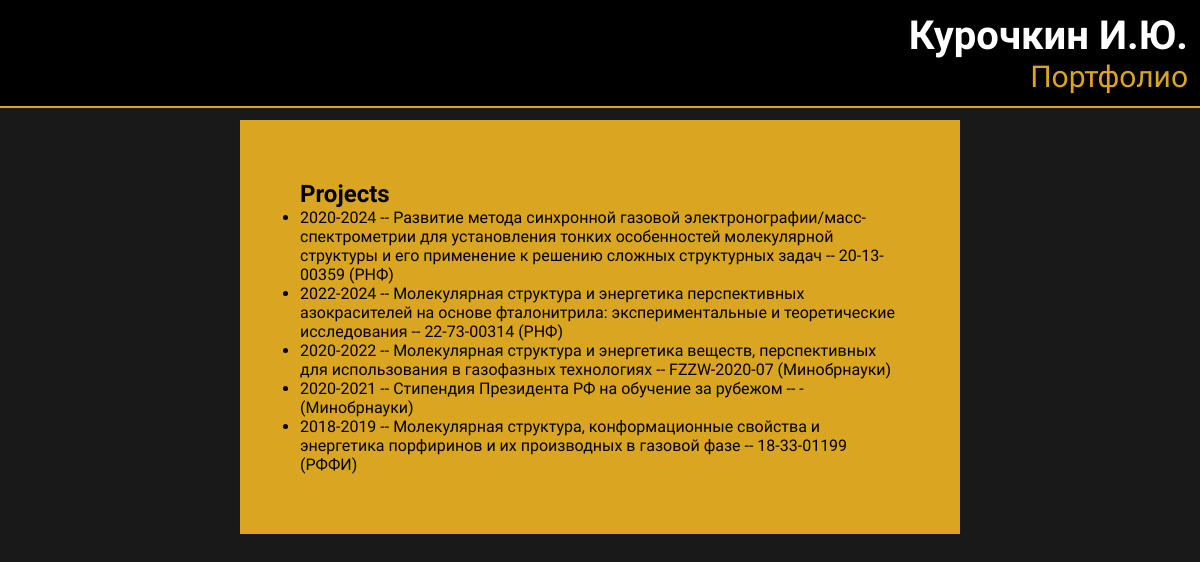
/project_part, run on the app's committed database.
### title/models.py (models this page shows, shortened)
class ProjectsParticipate(models.Model):
    project_title = models.CharField(max_length=400, verbose_name='project_title')
    foundation = models.CharField(max_length=300, verbose_name='foundation')
    project_number = models.CharField(max_length=50, verbose_name='project_number')
    project_year_start = models.IntegerField(verbose_name='project_year_start', null=True, blank=True)
    project_year_end = models.IntegerField(verbose_name='project_year_end', null=True, blank=True)
    class Meta:
        verbose_name = 'ProjectsParticipate'
        verbose_name_plural = 'ProjectsParticipate'
        ordering = ['-project_year_end']

### title/views.py (the view)
# urls.py: path('project_part', views.ProjectsPart.as_view(), name='project_part'),
class ProjectsPart(ListView):
    model = ProjectsParticipate
    template_name = 'title/projects_part.html'

### title/templates/title/projects_part.html
{% extends 'base.html' %}
{% load static %}
{% block Proj_Part %}
    <div class="publications_style">
    <h2>Projects</h2>
    <ul>
        {% for s in object_list %}
            <li>{{ s.project_year_start }}-{{ s.project_year_end }} -- {{ s.project_title }} -- {{ s.project_number }} ({{ s.foundation}})</li>
        {% endfor %}
    </ul>
    </div>
{% endblock %}

### title/static/title/css/style.css (style rules this page uses)
* { margin: 0; padding: 0; }
body { background: rgba(25, 25, 25, 1); width: 100%; font-family: "Tektur", sans-serif; color: white; }
.publications_style { color: black; background: goldenrod; margin-top: 1%; margin-left: 20%; margin-right: 20%; width: 50%; padding: 5%; text-align: left; }

### data on the page
ProjectsParticipate: project_year_start "2020", project_year_end "2024", project_title "Развитие метода синхронной газовой электронографии/масс-спектрометрии для установления тонких особенностей молекулярной структуры и его применение к решению сложных структурных задач", project_number "20-13-00359", foundation "РНФ"
ProjectsParticipate: project_year_start "2022", project_year_end "2024", project_title "Молекулярная структура и энергетика перспективных азокрасителей на основе фталонитрила: экспериментальные и теоретические исследования", project_number "22-73-00314", foundation "РНФ"
ProjectsParticipate: project_year_start "2020", project_year_end "2022", project_title "Молекулярная структура и энергетика веществ, перспективных для использования в газофазных технологиях", project_number "FZZW-2020-07", foundation "Минобрнауки"
ProjectsParticipate: project_year_start "2020", project_year_end "2021", project_title "Стипендия Президента РФ на обучение за рубежом", project_number "-", foundation "Минобрнауки"
ProjectsParticipate: project_year_start "2018", project_year_end "2019", project_title "Молекулярная структура, конформационные свойства и энергетика порфиринов и их производных в газовой фазе", project_number "18-33-01199", foundation "РФФИ"
